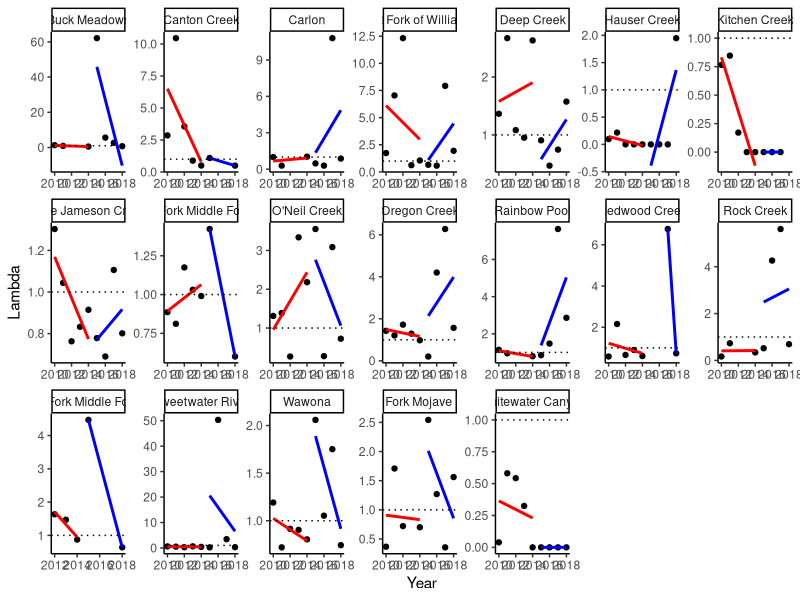

This figure's R source:
#### PROJECT: Evolutionary rescue of Mimulus cardinalis populations during extreme drought
#### PURPOSE OF THIS SCRIPT: Calculate slopes of lambda versus year as a metric of the rate of demographic decline during drought
#### AUTHOR: Amy Angert
#### DATE LAST MODIFIED: 20250217


#*******************************************************************************
#### 0. Clean workspace and load required packages
#*******************************************************************************

# Remove objects and clear workspace
rm(list = ls(all=TRUE))

# Make vector of packages needed
packages_needed <- c("tidyverse", "RColorBrewer")

# Install packages needed (if not already installed)
for (i in 1:length(packages_needed)){
  if(!(packages_needed[i] %in% installed.packages())){install.packages(packages_needed[i])}
}

# Load packages needed
for (i in 1:length(packages_needed)){
  library(packages_needed[i], character.only = TRUE)
}


#*******************************************************************************
### 1. Read in lambda estimates for each site and year
#*******************************************************************************
dat <- read.csv("data/demography data/siteYear.lambda_2010-2019.csv") %>% select(-Region, -RegionRank) %>% filter(Site!="Mill Creek")
 

#*******************************************************************************
### 2. Visualize estimates over time for each site
#*******************************************************************************

ggplot(dat, aes(x=Year, y=lambda)) + 
  geom_point() +
  geom_smooth(data=filter(dat, Year<2015), method="lm", se=FALSE, col="red") +
  geom_smooth(data=filter(dat, Year>2014), method="lm", se=FALSE, col="blue") +
  ylab("Lambda") +
  #ylim(0,2) +
  geom_hline(yintercept=1, linetype="dotted") +
  facet_wrap(~Site, scale="free", nrow=3) +
  theme_classic() #+
  #theme(strip.background = element_blank(), strip.text.x = element_blank(),
   #     legend.title = element_blank())

# Note: some sites' slopes (e.g., Buck Meadows, Mill) are affected by 2015-16, which had very high recruitment and we assume indicated relatively early recovery. This is part of the rationale for calculating decline only until 2014-15.

# Note: more generally, slopes are often pulled up or down by single years with extremely high lambdas. High lambda values are dramatically higher with addition of 2016-2019 data and its effects on vital rate model selection and model fits

# Note: Canton, NFMF Tule, SFMF Tule, & Redwood have only one annual transition estimate during drought recovery (because of fire and flood closures that prevented site access in 2016 or 2017)


#*******************************************************************************
### 3A. Calculate mean lambda BEFORE DROUGHT for each site
# Before drought = 2010-11, 2011-12 transitions
#*******************************************************************************

dat.mean.pre <- dat %>%
  group_by(Latitude, Site) %>%
  filter(Year==2010|Year==2011) %>%
  na.omit() %>%
  summarize(mean.lambda.pre = exp(mean(log(lambda)))) #GEOMETRIC mean


#*******************************************************************************
### 3B. Calculate mean lambda DURING CORE DROUGHT for each site 
# Core drought = 2012-13, 2013-14, 2014-15 transitions
#*******************************************************************************

dat.mean.drought <- dat %>% 
  group_by(Latitude, Site) %>% 
  filter(Year==2012|Year==2013|Year==2014) %>% 
  na.omit() %>% 
  summarize(mean.lambda.drought = exp(mean(log(lambda)))) #GEOMETRIC mean


#*******************************************************************************
### 3C. Calculate mean lambda DURING POST-DROUGHT for each site
# Post drought = 2015-16, 2016-17, 2017-18 transitions
#*******************************************************************************

dat.mean.recovery <- dat %>% 
  group_by(Latitude, Site) %>% 
  filter(Year==2015|Year==2016|Year==2017) %>% 
  na.omit() %>% 
  summarize(mean.lambda.recovery = exp(mean(log(lambda)))) #GEOMETRIC mean

# Add Latitude and other covariates back in
covar <- read_csv("data/genomic_data/pop_meta_data.csv") %>% 
  dplyr::select(Site, Paper_ID, Latitude, Longitude, Lat.Color) %>% 
  unique()

mean.lambda <- left_join(dat.mean.pre, dat.mean.drought) %>% left_join(dat.mean.recovery) %>% left_join(covar) # Join to slopes

# Save to .csv file 
write.csv(mean.lambda,"data/demography data/siteYear.lambda_responses_2010-2019.csv",row.names=FALSE)

